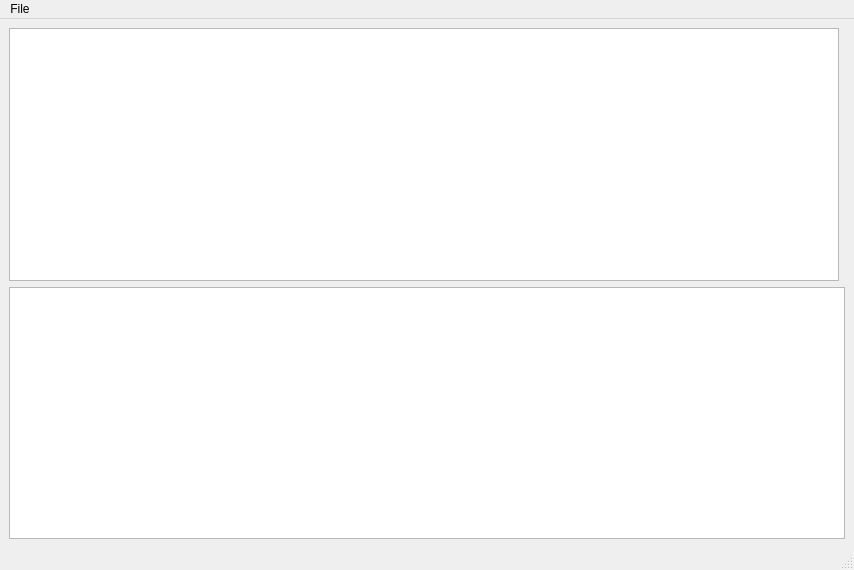
<?xml version="1.0" encoding="UTF-8"?>
<ui version="4.0">
 <class>elf::MainWindow</class>
 <widget class="QMainWindow" name="elf::MainWindow">
  <property name="geometry">
   <rect>
    <x>0</x>
    <y>0</y>
    <width>854</width>
    <height>570</height>
   </rect>
  </property>
  <property name="windowTitle">
   <string>MainWindow</string>
  </property>
  <widget class="QWidget" name="centralwidget">
   <layout class="QVBoxLayout" name="verticalLayout_2">
    <item>
     <layout class="QHBoxLayout" name="horizontalLayout">
      <property name="topMargin">
       <number>0</number>
      </property>
      <property name="bottomMargin">
       <number>0</number>
      </property>
      <item>
       <widget class="NavigatorBar" name="navigatorBar"/>
      </item>
      <item>
       <widget class="MovieContentView" name="movieContentView" native="true">
        <property name="minimumSize">
         <size>
          <width>0</width>
          <height>0</height>
         </size>
        </property>
       </widget>
      </item>
     </layout>
    </item>
    <item>
     <widget class="FileSystemTreeView" name="fileSystemTreeView"/>
    </item>
   </layout>
  </widget>
  <widget class="QMenuBar" name="menubar">
   <property name="geometry">
    <rect>
     <x>0</x>
     <y>0</y>
     <width>854</width>
     <height>22</height>
    </rect>
   </property>
   <widget class="QMenu" name="ImportMenu">
    <property name="title">
     <string>File</string>
    </property>
    <addaction name="ActionImport"/>
   </widget>
   <addaction name="ImportMenu"/>
  </widget>
  <widget class="QStatusBar" name="statusbar"/>
  <action name="ActionImport">
   <property name="text">
    <string>Import</string>
   </property>
  </action>
 </widget>
 <customwidgets>
  <customwidget>
   <class>FileSystemTreeView</class>
   <extends>QTreeView</extends>
   <header>FileSystemTreeView.h</header>
  </customwidget>
  <customwidget>
   <class>MovieContentView</class>
   <extends>QWidget</extends>
   <header>MovieContentView.h</header>
   <container>1</container>
  </customwidget>
  <customwidget>
   <class>NavigatorBar</class>
   <extends>QListWidget</extends>
   <header>NavigatorBar.h</header>
  </customwidget>
 </customwidgets>
 <resources/>
 <connections/>
</ui>
